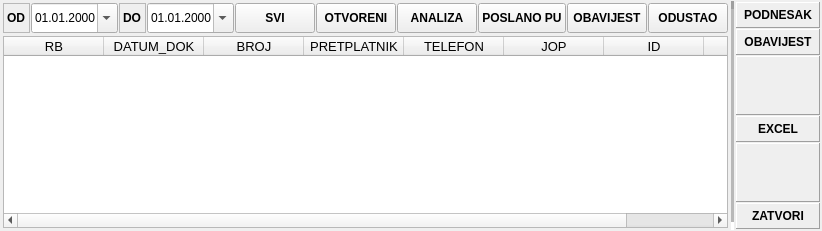
    <widget class="QFrame" name="frame_4">
     <property name="sizePolicy">
      <sizepolicy hsizetype="Preferred" vsizetype="Preferred">
       <horstretch>0</horstretch>
       <verstretch>0</verstretch>
      </sizepolicy>
     </property>
     <property name="frameShape">
      <enum>QFrame::NoFrame</enum>
     </property>
     <property name="frameShadow">
      <enum>QFrame::Raised</enum>
     </property>
     <layout class="QHBoxLayout" name="horizontalLayout_3">
      <property name="spacing">
       <number>1</number>
      </property>
      <property name="leftMargin">
       <number>1</number>
      </property>
      <property name="topMargin">
       <number>1</number>
      </property>
      <property name="rightMargin">
       <number>1</number>
      </property>
      <property name="bottomMargin">
       <number>1</number>
      </property>
      <item>
       <widget class="QFrame" name="frame_5">
        <property name="frameShape">
         <enum>QFrame::NoFrame</enum>
        </property>
        <property name="frameShadow">
         <enum>QFrame::Raised</enum>
        </property>
        <layout class="QVBoxLayout" name="verticalLayout_4">
         <property name="spacing">
          <number>1</number>
         </property>
         <property name="leftMargin">
          <number>1</number>
         </property>
         <property name="topMargin">
          <number>1</number>
         </property>
         <property name="rightMargin">
          <number>1</number>
         </property>
         <property name="bottomMargin">
          <number>1</number>
         </property>
         <item>
          <widget class="QFrame" name="frame_17">
           <property name="sizePolicy">
            <sizepolicy hsizetype="Preferred" vsizetype="Maximum">
             <horstretch>0</horstretch>
             <verstretch>0</verstretch>
            </sizepolicy>
           </property>
           <property name="minimumSize">
            <size>
             <width>0</width>
             <height>30</height>
            </size>
           </property>
           <property name="frameShape">
            <enum>QFrame::NoFrame</enum>
           </property>
           <property name="frameShadow">
            <enum>QFrame::Raised</enum>
           </property>
           <layout class="QHBoxLayout" name="horizontalLayout_9">
            <property name="spacing">
             <number>1</number>
            </property>
            <property name="leftMargin">
             <number>1</number>
            </property>
            <property name="topMargin">
             <number>1</number>
            </property>
            <property name="rightMargin">
             <number>1</number>
            </property>
            <property name="bottomMargin">
             <number>1</number>
            </property>
            <item>
             <widget class="QLabel" name="lblOdTitle">
              <property name="sizePolicy">
               <sizepolicy hsizetype="Maximum" vsizetype="Preferred">
                <horstretch>0</horstretch>
                <verstretch>0</verstretch>
               </sizepolicy>
              </property>
              <property name="maximumSize">
               <size>
                <width>35</width>
                <height>16777215</height>
               </size>
              </property>
              <property name="font">
               <font>
                <weight>75</weight>
                <bold>true</bold>
               </font>
              </property>
              <property name="frameShape">
               <enum>QFrame::StyledPanel</enum>
              </property>
              <property name="text">
               <string>OD</string>
              </property>
             </widget>
            </item>
            <item>
             <widget class="QDateEdit" name="dateEditOd">
              <property name="sizePolicy">
               <sizepolicy hsizetype="Minimum" vsizetype="Preferred">
                <horstretch>0</horstretch>
                <verstretch>0</verstretch>
               </sizepolicy>
              </property>
              <property name="maximumSize">
               <size>
                <width>100</width>
                <height>16777215</height>
               </size>
              </property>
              <property name="displayFormat">
               <string>dd.MM.yyyy</string>
              </property>
              <property name="calendarPopup">
               <bool>true</bool>
              </property>
             </widget>
            </item>
            <item>
             <widget class="QLabel" name="lblDoTitle">
              <property name="sizePolicy">
               <sizepolicy hsizetype="Maximum" vsizetype="Preferred">
                <horstretch>0</horstretch>
                <verstretch>0</verstretch>
               </sizepolicy>
              </property>
              <property name="maximumSize">
               <size>
                <width>35</width>
                <height>16777215</height>
               </size>
              </property>
              <property name="font">
               <font>
                <weight>75</weight>
                <bold>true</bold>
               </font>
              </property>
              <property name="frameShape">
               <enum>QFrame::StyledPanel</enum>
              </property>
              <property name="text">
               <string>DO</string>
              </property>
             </widget>
            </item>
            <item>
             <widget class="QDateEdit" name="dateEditDo">
              <property name="sizePolicy">
               <sizepolicy hsizetype="Minimum" vsizetype="Preferred">
                <horstretch>0</horstretch>
                <verstretch>0</verstretch>
               </sizepolicy>
              </property>
              <property name="maximumSize">
               <size>
                <width>100</width>
                <height>16777215</height>
               </size>
              </property>
              <property name="displayFormat">
               <string>dd.MM.yyyy</string>
              </property>
              <property name="calendarPopup">
               <bool>true</bool>
              </property>
             </widget>
            </item>
            <item>
             <widget class="QPushButton" name="btnSvi">
              <property name="sizePolicy">
               <sizepolicy hsizetype="Minimum" vsizetype="Preferred">
                <horstretch>0</horstretch>
                <verstretch>0</verstretch>
               </sizepolicy>
              </property>
              <property name="minimumSize">
               <size>
                <width>0</width>
                <height>30</height>
               </size>
              </property>
              <property name="font">
               <font>
                <weight>75</weight>
                <bold>true</bold>
               </font>
              </property>
              <property name="cursor">
               <cursorShape>PointingHandCursor</cursorShape>
              </property>
              <property name="text">
               <string>SVI</string>
              </property>
              <property name="autoExclusive">
               <bool>true</bool>
              </property>
             </widget>
            </item>
            <item>
             <widget class="QPushButton" name="btnOtvoreni">
              <property name="sizePolicy">
               <sizepolicy hsizetype="Minimum" vsizetype="Preferred">
                <horstretch>0</horstretch>
                <verstretch>0</verstretch>
               </sizepolicy>
              </property>
              <property name="minimumSize">
               <size>
                <width>30</width>
                <height>0</height>
               </size>
              </property>
              <property name="font">
               <font>
                <weight>75</weight>
                <bold>true</bold>
               </font>
              </property>
              <property name="cursor">
               <cursorShape>PointingHandCursor</cursorShape>
              </property>
              <property name="text">
               <string>OTVORENI</string>
              </property>
              <property name="icon">
               <iconset resource="../../../resources/DonatForm.qrc">
                <normaloff>:/InDonat/Forms/images/zuti.JPG</normaloff>:/InDonat/Forms/images/zuti.JPG</iconset>
              </property>
              <property name="autoExclusive">
               <bool>true</bool>
              </property>
             </widget>
            </item>
            <item>
             <widget class="QPushButton" name="btnAnaliza">
              <property name="sizePolicy">
               <sizepolicy hsizetype="Minimum" vsizetype="Preferred">
                <horstretch>0</horstretch>
                <verstretch>0</verstretch>
               </sizepolicy>
              </property>
              <property name="minimumSize">
               <size>
                <width>30</width>
                <height>0</height>
               </size>
              </property>
              <property name="font">
               <font>
                <weight>75</weight>
                <bold>true</bold>
               </font>
              </property>
              <property name="cursor">
               <cursorShape>PointingHandCursor</cursorShape>
              </property>
              <property name="text">
               <string>ANALIZA</string>
              </property>
              <property name="icon">
               <iconset resource="../../../resources/DonatForm.qrc">
                <normaloff>:/InDonat/Forms/images/zuti.JPG</normaloff>:/InDonat/Forms/images/zuti.JPG</iconset>
              </property>
              <property name="autoExclusive">
               <bool>true</bool>
              </property>
             </widget>
            </item>
            <item>
             <widget class="QPushButton" name="btnPoslanoPoliciji">
              <property name="sizePolicy">
               <sizepolicy hsizetype="Minimum" vsizetype="Preferred">
                <horstretch>0</horstretch>
                <verstretch>0</verstretch>
               </sizepolicy>
              </property>
              <property name="minimumSize">
               <size>
                <width>30</width>
                <height>0</height>
               </size>
              </property>
              <property name="font">
               <font>
                <weight>75</weight>
                <bold>true</bold>
               </font>
              </property>
              <property name="cursor">
               <cursorShape>PointingHandCursor</cursorShape>
              </property>
              <property name="text">
               <string>POSLANO PU</string>
              </property>
              <property name="icon">
               <iconset resource="../../../resources/DonatForm.qrc">
                <normaloff>:/InDonat/Forms/images/zuti.JPG</normaloff>:/InDonat/Forms/images/zuti.JPG</iconset>
              </property>
              <property name="autoExclusive">
               <bool>true</bool>
              </property>
             </widget>
            </item>
            <item>
             <widget class="QPushButton" name="btnObavijest_2">
              <property name="sizePolicy">
               <sizepolicy hsizetype="Minimum" vsizetype="Preferred">
                <horstretch>0</horstretch>
                <verstretch>0</verstretch>
               </sizepolicy>
              </property>
              <property name="minimumSize">
               <size>
                <width>30</width>
                <height>0</height>
               </size>
              </property>
              <property name="font">
               <font>
                <weight>75</weight>
                <bold>true</bold>
               </font>
              </property>
              <property name="cursor">
               <cursorShape>PointingHandCursor</cursorShape>
              </property>
              <property name="text">
               <string>OBAVIJEST</string>
              </property>
              <property name="icon">
               <iconset resource="../../../resources/DonatForm.qrc">
                <normaloff>:/InDonat/Forms/images/zeleni.JPG</normaloff>:/InDonat/Forms/images/zeleni.JPG</iconset>
              </property>
              <property name="autoExclusive">
               <bool>true</bool>
              </property>
             </widget>
            </item>
            <item>
             <widget class="QPushButton" name="btnOdustao">
              <property name="sizePolicy">
               <sizepolicy hsizetype="Minimum" vsizetype="Preferred">
                <horstretch>0</horstretch>
                <verstretch>0</verstretch>
               </sizepolicy>
              </property>
              <property name="minimumSize">
               <size>
                <width>30</width>
                <height>0</height>
               </size>
              </property>
              <property name="font">
               <font>
                <weight>75</weight>
                <bold>true</bold>
               </font>
              </property>
              <property name="cursor">
               <cursorShape>PointingHandCursor</cursorShape>
              </property>
              <property name="text">
               <string>ODUSTAO</string>
              </property>
              <property name="icon">
               <iconset resource="../../../resources/DonatForm.qrc">
                <normaloff>:/InDonat/Forms/images/crveni.JPG</normaloff>:/InDonat/Forms/images/crveni.JPG</iconset>
              </property>
              <property name="autoExclusive">
               <bool>true</bool>
              </property>
             </widget>
            </item>
           </layout>
          </widget>
         </item>
         <item>
          <widget class="QFrame" name="frame_18">
           <property name="frameShape">
            <enum>QFrame::NoFrame</enum>
           </property>
           <property name="frameShadow">
            <enum>QFrame::Raised</enum>
           </property>
           <layout class="QHBoxLayout" name="horizontalLayout_36">
            <property name="spacing">
             <number>1</number>
            </property>
            <property name="leftMargin">
             <number>1</number>
            </property>
            <property name="topMargin">
             <number>1</number>
            </property>
            <property name="rightMargin">
             <number>1</number>
            </property>
            <property name="bottomMargin">
             <number>1</number>
            </property>
            <item>
             <widget class="QTableWidget" name="grdPrigovori">
              <property name="font">
               <font>
                <pointsize>10</pointsize>
               </font>
              </property>
              <property name="dragEnabled">
               <bool>true</bool>
              </property>
              <property name="alternatingRowColors">
               <bool>true</bool>
              </property>
              <property name="selectionMode">
               <enum>QAbstractItemView::SingleSelection</enum>
              </property>
              <property name="selectionBehavior">
               <enum>QAbstractItemView::SelectRows</enum>
              </property>
              <property name="sortingEnabled">
               <bool>true</bool>
              </property>
              <column>
               <property name="text">
                <string>RB</string>
               </property>
              </column>
              <column>
               <property name="text">
                <string>DATUM_DOK</string>
               </property>
              </column>
              <column>
               <property name="text">
                <string>BROJ</string>
               </property>
              </column>
              <column>
               <property name="text">
                <string>PRETPLATNIK</string>
               </property>
              </column>
              <column>
               <property name="text">
                <string>TELEFON</string>
               </property>
              </column>
              <column>
               <property name="text">
                <string>JOP</string>
               </property>
              </column>
              <column>
               <property name="text">
                <string>ID</string>
               </property>
              </column>
              <column>
               <property name="text">
                <string>ST_ID</string>
               </property>
              </column>
             </widget>
            </item>
           </layout>
          </widget>
         </item>
        </layout>
       </widget>
      </item>
      <item>
       <widget class="Line" name="line">
        <property name="lineWidth">
         <number>8</number>
        </property>
        <property name="midLineWidth">
         <number>8</number>
        </property>
        <property name="orientation">
         <enum>Qt::Vertical</enum>
        </property>
       </widget>
      </item>
      <item>
       <widget class="QFrame" name="frame_6">
        <property name="sizePolicy">
         <sizepolicy hsizetype="Maximum" vsizetype="Preferred">
          <horstretch>0</horstretch>
          <verstretch>0</verstretch>
         </sizepolicy>
        </property>
        <property name="frameShape">
         <enum>QFrame::NoFrame</enum>
        </property>
        <property name="frameShadow">
         <enum>QFrame::Raised</enum>
        </property>
        <layout class="QVBoxLayout" name="verticalLayout_3">
         <property name="spacing">
          <number>1</number>
         </property>
         <property name="leftMargin">
          <number>1</number>
         </property>
         <property name="topMargin">
          <number>1</number>
         </property>
         <property name="rightMargin">
          <number>1</number>
         </property>
         <property name="bottomMargin">
          <number>1</number>
         </property>
         <item>
          <widget class="QFrame" name="frame_14">
           <property name="sizePolicy">
            <sizepolicy hsizetype="Preferred" vsizetype="Maximum">
             <horstretch>0</horstretch>
             <verstretch>0</verstretch>
            </sizepolicy>
           </property>
           <property name="frameShape">
            <enum>QFrame::Panel</enum>
           </property>
           <property name="frameShadow">
            <enum>QFrame::Raised</enum>
           </property>
           <layout class="QHBoxLayout" name="horizontalLayout_8" stretch="0">
            <property name="spacing">
             <number>1</number>
            </property>
            <property name="leftMargin">
             <number>1</number>
            </property>
            <property name="topMargin">
             <number>1</number>
            </property>
            <property name="rightMargin">
             <number>1</number>
            </property>
            <property name="bottomMargin">
             <number>1</number>
            </property>
            <item>
             <widget class="QPushButton" name="btnPodnesak">
              <property name="font">
               <font>
                <weight>75</weight>
                <bold>true</bold>
               </font>
              </property>
              <property name="cursor">
               <cursorShape>PointingHandCursor</cursorShape>
              </property>
              <property name="text">
               <string>PODNESAK</string>
              </property>
              <property name="icon">
               <iconset resource="../../../resources/DonatForm.qrc">
                <normaloff>:/InDonat/Forms/images/print.gif</normaloff>:/InDonat/Forms/images/print.gif</iconset>
              </property>
              <property name="autoExclusive">
               <bool>true</bool>
              </property>
              <property name="flat">
               <bool>true</bool>
              </property>
             </widget>
            </item>
           </layout>
          </widget>
         </item>
         <item>
          <widget class="QFrame" name="frame_15">
           <property name="sizePolicy">
            <sizepolicy hsizetype="Preferred" vsizetype="Maximum">
             <horstretch>0</horstretch>
             <verstretch>0</verstretch>
            </sizepolicy>
           </property>
           <property name="frameShape">
            <enum>QFrame::Panel</enum>
           </property>
           <property name="frameShadow">
            <enum>QFrame::Raised</enum>
           </property>
           <layout class="QHBoxLayout" name="horizontalLayout_7" stretch="0">
            <property name="spacing">
             <number>1</number>
            </property>
            <property name="leftMargin">
             <number>1</number>
            </property>
            <property name="topMargin">
             <number>1</number>
            </property>
            <property name="rightMargin">
             <number>1</number>
            </property>
            <property name="bottomMargin">
             <number>1</number>
            </property>
            <item>
             <widget class="QPushButton" name="btnObavijest">
              <property name="font">
               <font>
                <weight>75</weight>
                <bold>true</bold>
               </font>
              </property>
              <property name="cursor">
               <cursorShape>PointingHandCursor</cursorShape>
              </property>
              <property name="text">
               <string>OBAVIJEST</string>
              </property>
              <property name="icon">
               <iconset resource="../../../resources/DonatForm.qrc">
                <normaloff>:/InDonat/Forms/images/print.gif</normaloff>:/InDonat/Forms/images/print.gif</iconset>
              </property>
              <property name="autoExclusive">
               <bool>true</bool>
              </property>
              <property name="flat">
               <bool>true</bool>
              </property>
             </widget>
            </item>
           </layout>
          </widget>
         </item>
         <item>
          <widget class="QFrame" name="frame_16">
           <property name="frameShape">
            <enum>QFrame::Panel</enum>
           </property>
           <property name="frameShadow">
            <enum>QFrame::Raised</enum>
           </property>
          </widget>
         </item>
         <item>
          <widget class="QFrame" name="frame_11">
           <property name="sizePolicy">
            <sizepolicy hsizetype="Preferred" vsizetype="Maximum">
             <horstretch>0</horstretch>
             <verstretch>0</verstretch>
            </sizepolicy>
           </property>
           <property name="frameShape">
            <enum>QFrame::Panel</enum>
           </property>
           <property name="frameShadow">
            <enum>QFrame::Raised</enum>
           </property>
           <layout class="QHBoxLayout" name="horizontalLayout_6" stretch="0">
            <property name="spacing">
             <number>1</number>
            </property>
            <property name="leftMargin">
             <number>1</number>
            </property>
            <property name="topMargin">
             <number>1</number>
            </property>
            <property name="rightMargin">
             <number>1</number>
            </property>
            <property name="bottomMargin">
             <number>1</number>
            </property>
            <item>
             <widget class="QPushButton" name="btnExcel">
              <property name="font">
               <font>
                <weight>75</weight>
                <bold>true</bold>
               </font>
              </property>
              <property name="cursor">
               <cursorShape>PointingHandCursor</cursorShape>
              </property>
              <property name="text">
               <string>EXCEL</string>
              </property>
              <property name="icon">
               <iconset resource="../../../resources/DonatForm.qrc">
                <normaloff>:/InDonat/Forms/images/excel.gif</normaloff>:/InDonat/Forms/images/excel.gif</iconset>
              </property>
              <property name="flat">
               <bool>true</bool>
              </property>
             </widget>
            </item>
           </layout>
          </widget>
         </item>
         <item>
          <widget class="QFrame" name="frame_12">
           <property name="frameShape">
            <enum>QFrame::Panel</enum>
           </property>
           <property name="frameShadow">
            <enum>QFrame::Raised</enum>
           </property>
          </widget>
         </item>
         <item>
          <widget class="QFrame" name="frame_13">
           <property name="sizePolicy">
            <sizepolicy hsizetype="Preferred" vsizetype="Maximum">
             <horstretch>0</horstretch>
             <verstretch>0</verstretch>
            </sizepolicy>
           </property>
           <property name="frameShape">
            <enum>QFrame::Panel</enum>
           </property>
           <property name="frameShadow">
            <enum>QFrame::Raised</enum>
           </property>
           <layout class="QHBoxLayout" name="horizontalLayout_5" stretch="0">
            <property name="spacing">
             <number>1</number>
            </property>
            <property name="leftMargin">
             <number>1</number>
            </property>
            <property name="topMargin">
             <number>1</number>
            </property>
            <property name="rightMargin">
             <number>1</number>
            </property>
            <property name="bottomMargin">
             <number>1</number>
            </property>
            <item>
             <widget class="QPushButton" name="btnZatvori">
              <property name="font">
               <font>
                <weight>75</weight>
                <bold>true</bold>
               </font>
              </property>
              <property name="cursor">
               <cursorShape>PointingHandCursor</cursorShape>
              </property>
              <property name="text">
               <string>ZATVORI</string>
              </property>
              <property name="icon">
               <iconset resource="../../../resources/DonatForm.qrc">
                <normaloff>:/InDonat/Forms/images/CLOSE.GIF</normaloff>:/InDonat/Forms/images/CLOSE.GIF</iconset>
              </property>
              <property name="flat">
               <bool>true</bool>
              </property>
             </widget>
            </item>
           </layout>
          </widget>
         </item>
        </layout>
       </widget>
      </item>
     </layout>
    </widget>
